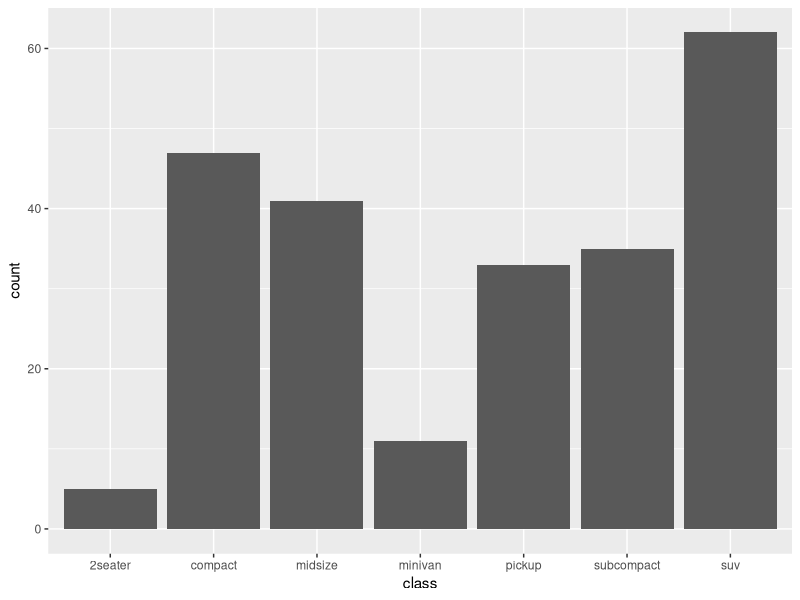
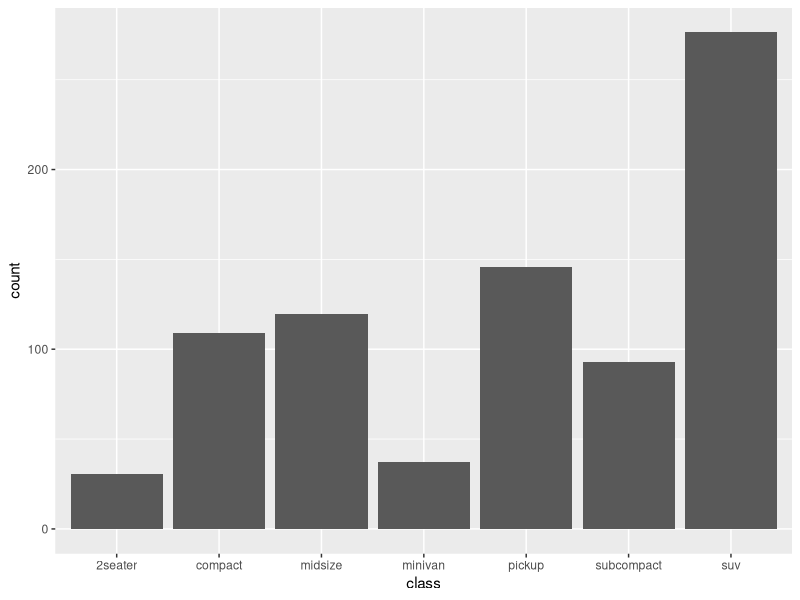
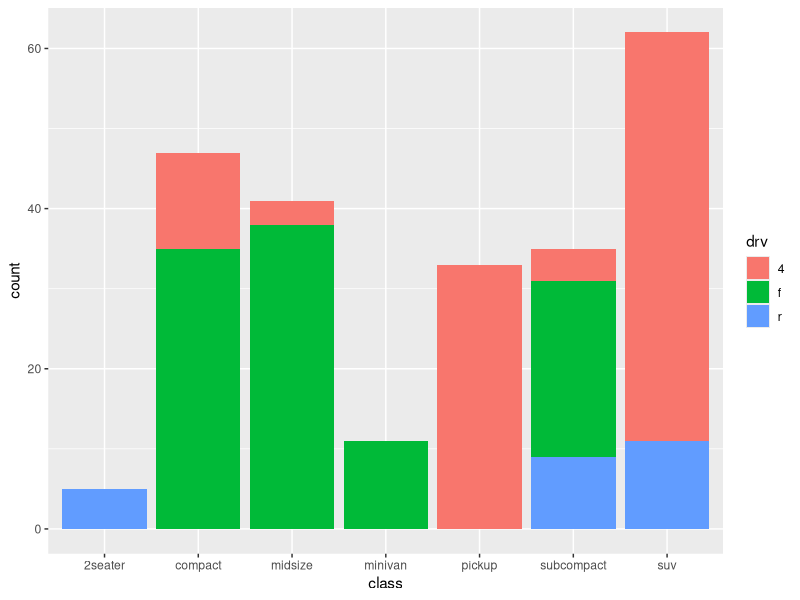
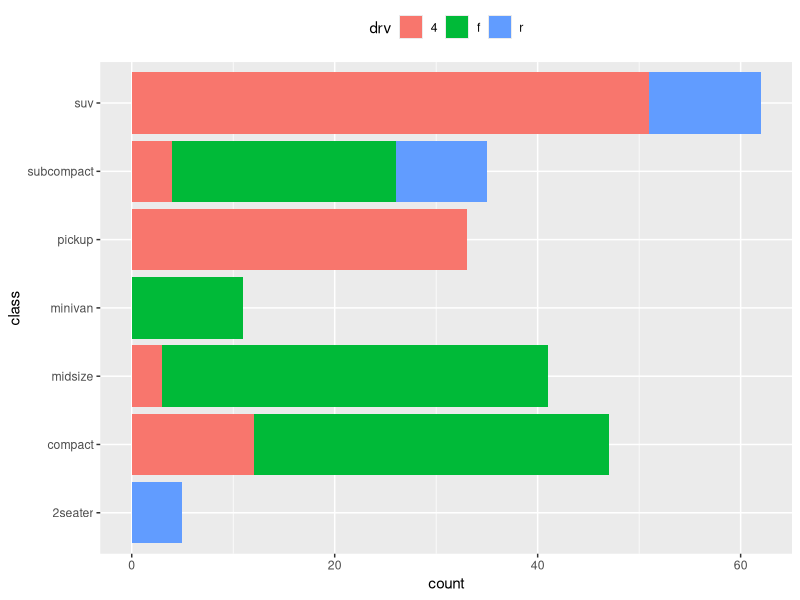
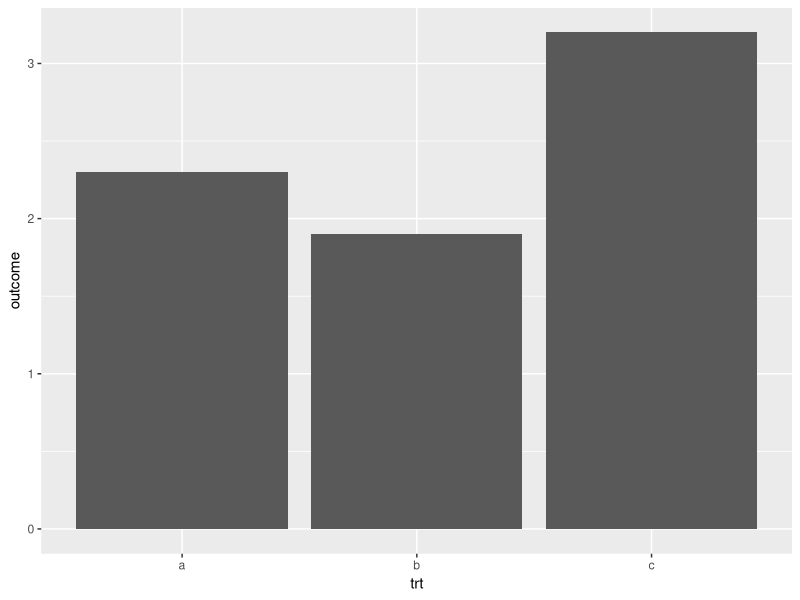
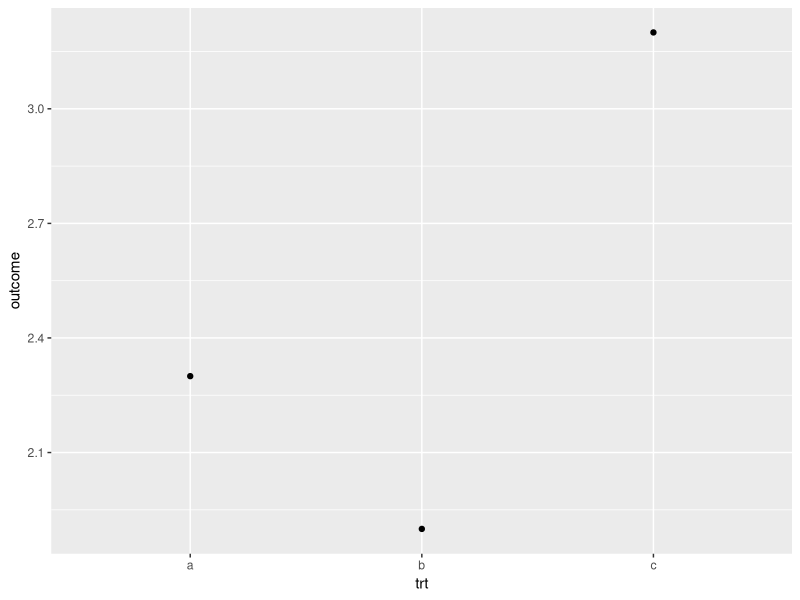
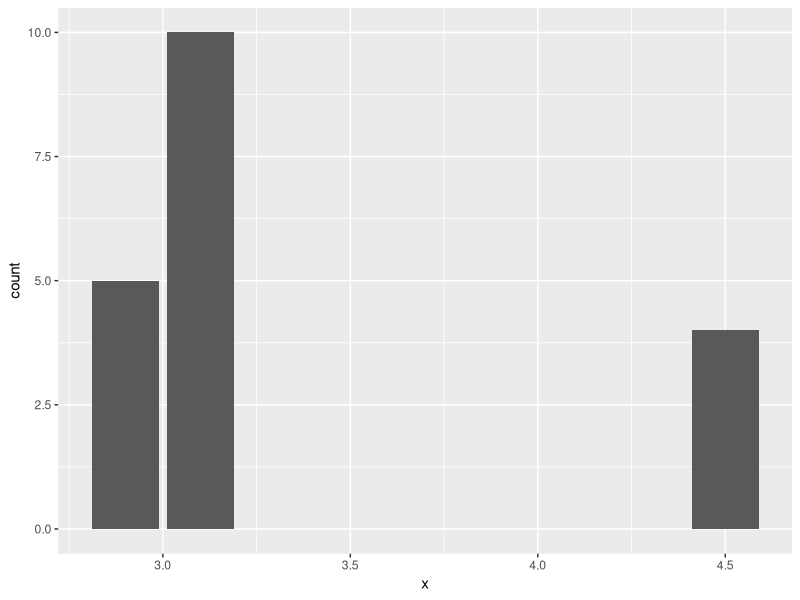
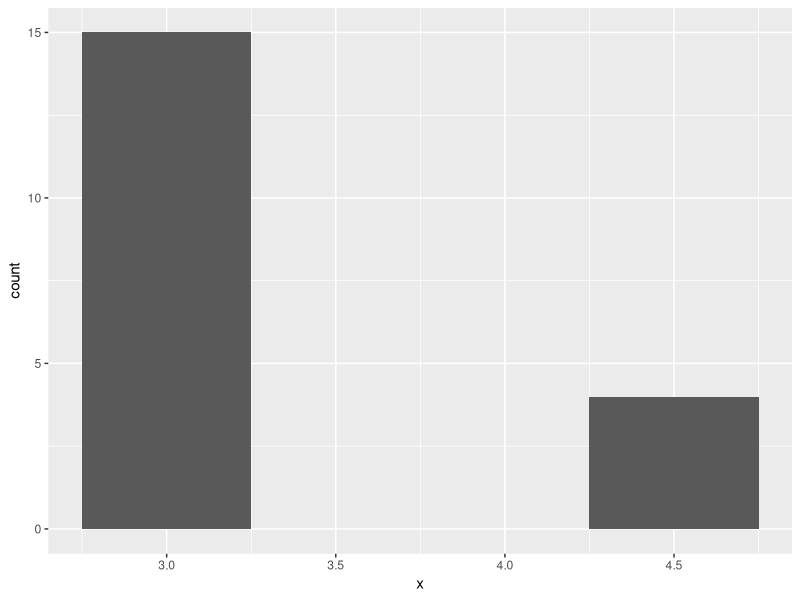

R code for these plots, in order:
library(ggplot2)


### Name: geom_bar
### Title: Bar charts
### Aliases: geom_bar geom_col stat_count

### ** Examples

# geom_bar is designed to make it easy to create bar charts that show
# counts (or sums of weights)
g <- ggplot(mpg, aes(class))
# Number of cars in each class:
g + geom_bar()
# Total engine displacement of each class
g + geom_bar(aes(weight = displ))

# Bar charts are automatically stacked when multiple bars are placed
# at the same location. The order of the fill is designed to match
# the legend
g + geom_bar(aes(fill = drv))

# If you need to flip the order (because you've flipped the plot)
# call position_stack() explicitly:
g +
 geom_bar(aes(fill = drv), position = position_stack(reverse = TRUE)) +
 coord_flip() +
 theme(legend.position = "top")

# To show (e.g.) means, you need geom_col()
df <- data.frame(trt = c("a", "b", "c"), outcome = c(2.3, 1.9, 3.2))
ggplot(df, aes(trt, outcome)) +
  geom_col()
# But geom_point() displays exactly the same information and doesn't
# require the y-axis to touch zero.
ggplot(df, aes(trt, outcome)) +
  geom_point()

# You can also use geom_bar() with continuous data, in which case
# it will show counts at unique locations
df <- data.frame(x = rep(c(2.9, 3.1, 4.5), c(5, 10, 4)))
ggplot(df, aes(x)) + geom_bar()
# cf. a histogram of the same data
ggplot(df, aes(x)) + geom_histogram(binwidth = 0.5)
